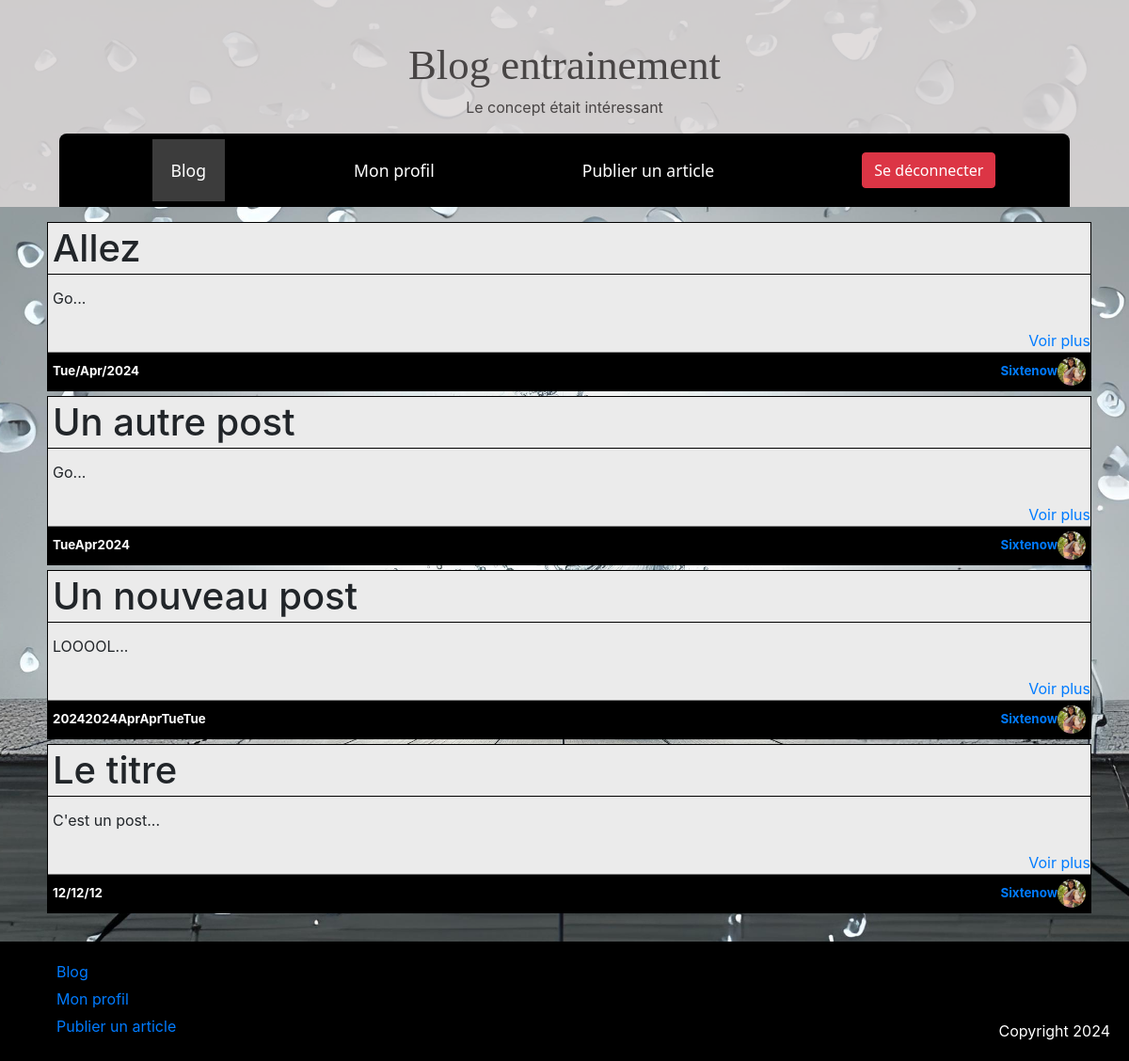
/index.php (signed in), run on an earlier commit of the app's database.
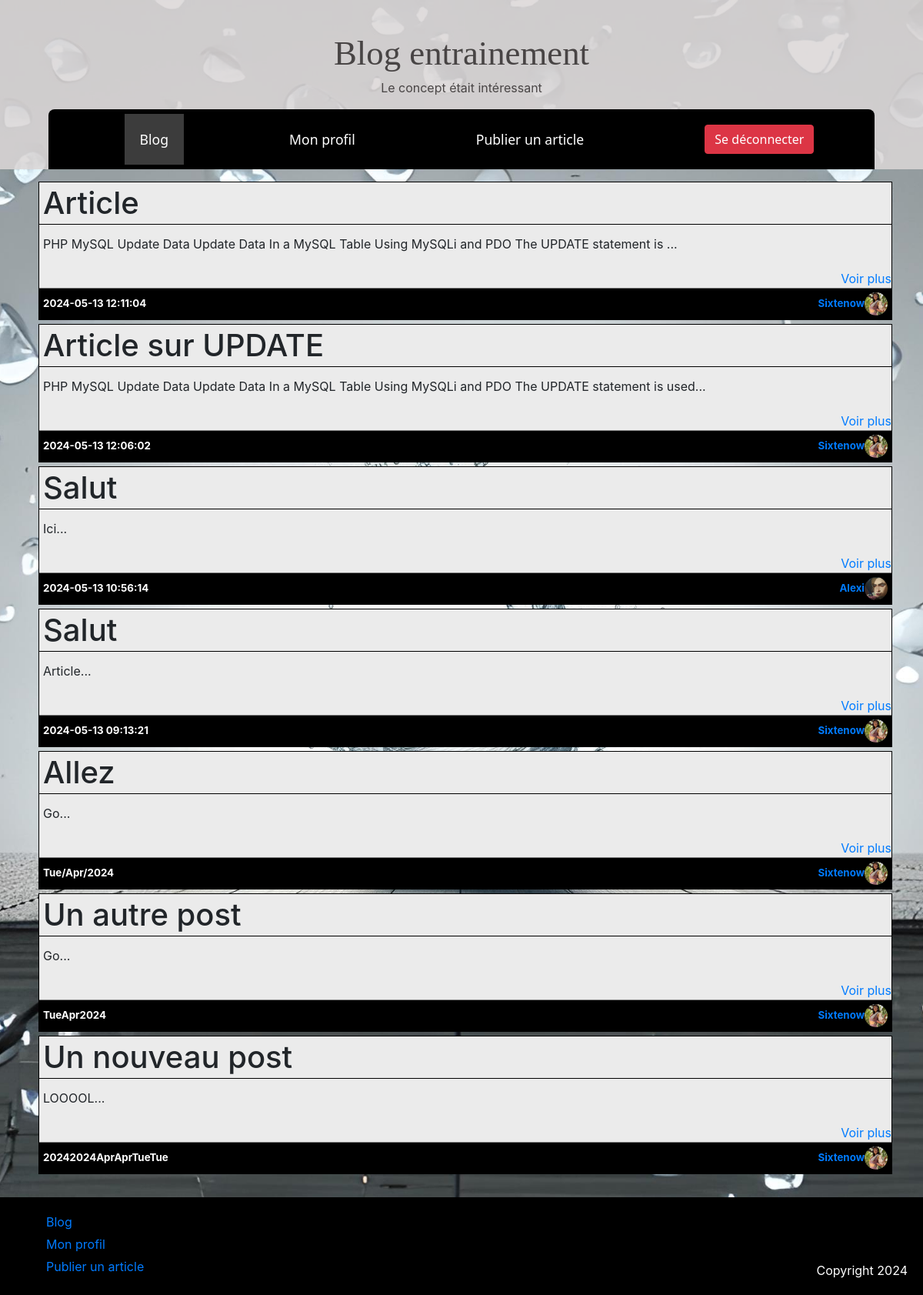
And on a later commit of the database.
### tables this page shows
CREATE TABLE IF NOT EXISTS `users` (
  `id` int NOT NULL AUTO_INCREMENT,
  `pseudo` text NOT NULL,
  `nom` text NOT NULL,
  `prenom` text NOT NULL,
  `mdp` text NOT NULL,
  `photo` text,
  `bio` text,
  PRIMARY KEY (`id`)
);

CREATE TABLE IF NOT EXISTS `blog` (
  `idpost` int NOT NULL AUTO_INCREMENT,
  `titre` text NOT NULL,
  `contenu` text NOT NULL,
  `date` text NOT NULL,
  `auteur` text NOT NULL,
  PRIMARY KEY (`idpost`)
);

### actions/afficherposts.php (called while the page is built)
<?php
    require_once "./bdconnect/bdconnect.php";
    $rech=$_bdd->prepare('SELECT u.photo AS ProfilePhoto, b.*
                        FROM users u
                        INNER JOIN blog b ON u.pseudo = b.auteur
                        ORDER BY b.idpost DESC LIMIT 10');
    $rech->execute();
    $result=$rech->fetchall();
?>

### index.php (the view, shortened to what this page needs)
<?php
    if (!isset($_SESSION['id'])) {
        header('location: pageconnexion.php');
    }else {
        $newlink='<a href="index.php?logout=0"><li><button class="btn btn-danger">Se déconnecter</button></li></a>';
    }
    include "./actions/afficherposts.php"
?>
<!DOCTYPE html>
<html lang="en">
<head>
    <link rel="stylesheet" href="./bootstrap/css/bootstrap.min.css">
    <link rel="stylesheet" href="./css/style.css">
</head>
<body>
    <?php include "./inc/navbar.php";?>
    <div class='container'>
        <?php
            if (count($result)>0) {
                foreach ($result as $row) {
                ?>
                    <div class="post">
                        <h1><?php echo($row["titre"])?></h1>
                        <p><?php echo(substr($row["contenu"],0,100))?>...</p>
                        <a href="./voirpost.php?id=<?php echo ($row["idpost"]) ?>" style='text-align:right;display:block;'>Voir plus</a>
                        <div class="post-bottom">
                            <p><?php echo($row["date"])?></p>
                            <div class='user'>
                                <?php if($_SESSION['pseudo']!=$row['auteur']){$lien='href="profil.php?name='.$row["auteur"].'"';} else{$lien='href="profil.php"';}?>
                                <a  <?php echo $lien ?>?><p><?php echo($row["auteur"])?></p></a>
                                <img src="<?php echo($row["ProfilePhoto"])?>" alt="">
                            </div>
                        </div>
                    </div>
                <?php
                }
            }else {
                echo('<p>Pas de posts</p>');
            }
        ?>
    </div>
    <?php include './inc/footer.php';?>
</body>
</html>

### inc/navbar.php (shortened to what this page needs)
<header class="container-fluid">
        <div class="titre" >
            <h1>Blog entrainement</h1>
            <span>Le concept était intéressant</span>
        </div>
        <div class="liens" style='display:<?php if((basename($_SERVER['PHP_SELF'])=='pageconnexion.php')||(basename($_SERVER['PHP_SELF'])=='pageinscription.php')) echo('none') ?>'>
            <nav>
                <ul>
                    <a href="index.php" id="<?php if (basename($_SERVER['PHP_SELF'])=='index.php') {
                        echo('active-link');
                    }?>"><li>Blog</li></a>
                    <a href="profil.php" id="<?php if (basename($_SERVER['PHP_SELF'])=='profil.php') {
                        echo('active-link');
                    }?>" style='display:<?php if((basename($_SERVER['PHP_SELF'])=='profil.php')&&(isset($_GET['name']))) echo('none') ?>'><li>Mon profil</li></a>
                    <a href="publish.php" id="<?php if (basename($_SERVER['PHP_SELF'])=='publish.php') {
                        echo('active-link');
                    }?>"><li>Publier un article</li></a>
                    <?php if(isset($newlink)) echo($newlink) ?>
                </ul>
            </nav>
        </div>
</header>

### inc/footer.php (shortened to what this page needs)
<footer>
    <div class='foot'>
        <div>
            <ul>
                 <a href="index.php"><li>Blog</li></a>
                <a href="profil.php"><li>Mon profil</li></a>
                <a href="publish.php"><li>Publier un article</li></a>
            </ul>
        </div>
        <div>
            <p>Copyright 2024</p>
        </div>
    </div>
</footer>

### css/style.css (style rules this page uses)
header { background-color: rgba(219, 214, 214, 0.856); }
body { background-image: url("../images/background.png"); background-position: center; background-size: cover; background-repeat: no-repeat; background-clip: border-box; background-attachment: fixed; }
.titre { text-align: center; color: rgba(29, 25, 25, 0.76); padding: 1rem 0; }
.titre h1 { padding: 1.8rem 0 0 0; font-size: 2.8rem; font-family: Georgia, "Times New Roman", Times, serif; }
.liens nav { margin: 0 3rem; background-color: black; border-radius: 0.5rem 0.5rem 0 0; }
.liens ul { display: flex; justify-content: space-around; align-items: center; }
.liens ul li { color: white; font-size: 1.1rem; font-family: "Segoe UI", Tahoma, Geneva, Verdana, sans-serif; list-style: none; }
.liens ul a { text-decoration: none; padding: 20px; }
#active-link { background-color: rgb(60, 60, 60); }
.post { width: 100%; background-color: rgb(235, 235, 235); border: 1px solid black; margin: 5px; }
.post h1 { width: 100%; border-bottom: 1px solid black; padding: 5px; }
.post p { padding: 5px; }
.post img { width: 30px; height: 30px; border-radius: 50%; }
.post .user { display: flex; justify-content: space-between; align-items: center; }
.post-bottom { display: flex; align-items: center; border-top: 1px solid grey; background-color: rgb(0, 0, 0); justify-content: space-between; color: white; padding: 5px; }
.post-bottom p:nth-child(1) { font-size: smaller; font-weight: bold; padding: 0; margin: 0; }
.foot { margin-top: 30px; background-color: black; color: white; display: flex; justify-content: space-between; padding: 20px; align-items: flex-end; }
.foot ul { margin: 0; }
.foot li { list-style: none; margin-bottom: 5px; }
.foot p { margin: 0; }

What changed in the data, as far as the page shows it:
now on one of the page's lists (row edited): users: blog.titre "Un autre post", blog.contenu "Go", blog.date "TueApr2024", blog.auteur "Sixtenow", blog.titre "Un nouveau post", blog.contenu "LOOOOL", blog.date "20242024AprAprTueTue"
changed users "Allez": blog.titre "Allez" → "Article"; blog.contenu "Go" → "PHP MySQL Update Data Update Data In a MySQL Table Using MySQLi and PDO The UPDATE statement is"; blog.date "Tue/Apr/2024" → "2024-05-13 12:11:04"; blog.titre "Un autre post" → "Article sur UPDATE"; blog.contenu "Go" → "PHP MySQL Update Data Update Data In a MySQL Table Using MySQLi and PDO The UPDATE statement is used"; blog.date "TueApr2024" → "2024-05-13 12:06:02"; blog.titre "Un nouveau post" → "Salut"; blog.contenu "LOOOOL" → "Article"; blog.date "20242024AprAprTueTue" → "2024-05-13 09:13:21"; blog.titre "Le titre" → "Allez"; blog.contenu "C'est un post" → "Go"; blog.date "12/12/12" → "Tue/Apr/2024"
added users: blog.titre "Salut", blog.contenu "Ici", blog.date "2024-05-13 10:56:14", blog.auteur "Alexi", photo (picture)
